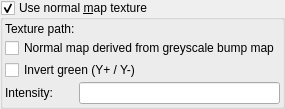
        <widget class="MyGroupBox" name="groupCheck_use_normal_map_texture">
         <property name="toolTip">
          <string>&lt;html&gt;&lt;head/&gt;&lt;body&gt;&lt;p&gt;Normal mapping is a technique used for faking the lighting of bumps and dents – an implementation of bump mapping. Normal map texture changes locally the direction of the surface normal vector, (i.e. &lt;span style=&quot; text-decoration: underline;&quot;&gt;simulates&lt;/span&gt; local changes of the surface angle). It causes changes to the way that the light is reflected or diffused. Normal maps do not deform the object surface, but just give the appearance of deformation.&lt;/p&gt;&lt;p&gt;Normal map textures uses color components to define the direction of the deflection of a normal vector. Red represents X axis, green represents Y axis and blue represents Z axis. &lt;/p&gt;&lt;p&gt;Normal maps can be derived from height maps (bumpmaps)&lt;br/&gt;&lt;/p&gt;&lt;table border=&quot;0&quot; style=&quot; margin-top:0px; margin-bottom:0px; margin-left:0px; margin-right:0px;&quot; cellspacing=&quot;2&quot; cellpadding=&quot;0&quot;&gt;&lt;tr&gt;&lt;td&gt;&lt;p&gt;Example normal map texture:&lt;/p&gt;&lt;/td&gt;&lt;td&gt;&lt;p&gt;Example height map&lt;/p&gt;&lt;/td&gt;&lt;/tr&gt;&lt;tr&gt;&lt;td&gt;&lt;p&gt;&lt;img src=&quot;:/tooltips/tooltips_images/normal_map_texture.jpg&quot;/&gt;&lt;/p&gt;&lt;/td&gt;&lt;td&gt;&lt;p&gt;&lt;img src=&quot;:/tooltips/tooltips_images/displacement_texture.jpg&quot;/&gt;&lt;/p&gt;&lt;/td&gt;&lt;/tr&gt;&lt;/table&gt;&lt;p&gt;Example object with normal map texture:&lt;/p&gt;&lt;p&gt;&lt;img src=&quot;:/tooltips/tooltips_images/material - normal map texture.jpg&quot;/&gt;&lt;/p&gt;&lt;/body&gt;&lt;/html&gt;</string>
         </property>
         <property name="title">
          <string>Use normal &amp;map texture</string>
         </property>
         <property name="checkable">
          <bool>true</bool>
         </property>
         <layout class="QVBoxLayout" name="verticalLayout_145">
          <property name="spacing">
           <number>2</number>
          </property>
          <property name="leftMargin">
           <number>2</number>
          </property>
          <property name="topMargin">
           <number>2</number>
          </property>
          <property name="rightMargin">
           <number>2</number>
          </property>
          <property name="bottomMargin">
           <number>2</number>
          </property>
          <item>
           <layout class="QGridLayout" name="gridLayout_100" rowstretch="0,0,0,0" columnstretch="0,0,0">
            <property name="spacing">
             <number>2</number>
            </property>
            <item row="0" column="0">
             <widget class="QLabel" name="label_394">
              <property name="text">
               <string>Texture path:</string>
              </property>
             </widget>
            </item>
            <item row="3" column="0">
             <widget class="QLabel" name="label_393">
              <property name="text">
               <string>Intensity:</string>
              </property>
             </widget>
            </item>
            <item row="3" column="2">
             <widget class="MyLineEdit" name="logedit_normal_map_texture_height">
              <property name="toolTip">
               <string>&lt;html&gt;&lt;head/&gt;&lt;body&gt;&lt;p&gt;Intensity of bumps.&lt;/p&gt;&lt;/body&gt;&lt;/html&gt;</string>
              </property>
             </widget>
            </item>
            <item row="0" column="1" colspan="2">
             <widget class="FileSelectWidget" name="text_file_normal_map_texture" native="true">
              <property name="sizePolicy">
               <sizepolicy hsizetype="Expanding" vsizetype="Preferred">
                <horstretch>0</horstretch>
                <verstretch>0</verstretch>
               </sizepolicy>
              </property>
              <property name="toolTip">
               <string>&lt;html&gt;&lt;head/&gt;&lt;body&gt;&lt;p&gt;Path to the image to be used as the normal map texture&lt;/p&gt;&lt;p&gt;To use animated textures (image sequences), replace numbers by '%' symbol. Example: If sequence of images is as showed below: &lt;br/&gt;texture0001.jpg&lt;br/&gt;texture0002.jpg&lt;br/&gt;etc&lt;/p&gt;&lt;p&gt;Then use following file name: texture%%%%.jpg&lt;br/&gt;This tells the program to treat this as not a single image but as a sequence of images with 4 digit index.&lt;/p&gt;&lt;/body&gt;&lt;/html&gt;</string>
              </property>
             </widget>
            </item>
            <item row="1" column="0" colspan="3">
             <widget class="MyCheckBox" name="checkBox_normal_map_texture_from_bumpmap">
              <property name="toolTip">
               <string>&lt;html&gt;&lt;head/&gt;&lt;body&gt;&lt;p&gt;Enables the use of greyscale heightmaps as bump maps, like on the image below. The bump map is internally converted to a normal map. &lt;/p&gt;&lt;p&gt;&lt;img src=&quot;:/tooltips/tooltips_images/displacement_texture.jpg&quot;/&gt;&lt;/p&gt;&lt;p&gt;This texture can give the following result:&lt;/p&gt;&lt;p&gt;&lt;img src=&quot;:/tooltips/tooltips_images/material - normal map texture from bumpmap.jpg&quot;/&gt;&lt;/p&gt;&lt;/body&gt;&lt;/html&gt;</string>
              </property>
              <property name="text">
               <string>Normal map derived from greyscale bump map</string>
              </property>
             </widget>
            </item>
            <item row="2" column="0" colspan="3">
             <widget class="MyCheckBox" name="checkBox_normal_map_texture_invert_green">
              <property name="toolTip">
               <string>&lt;html&gt;&lt;head/&gt;&lt;body&gt;&lt;p&gt;There are two standards of normal maps. The difference between them is in the direction of the Y component of the normal vector. Visually when the Y component is swapped then the green component of the texture is inverted.&lt;/p&gt;&lt;p&gt;&lt;br/&gt;&lt;/p&gt;&lt;table border=&quot;0&quot; style=&quot; margin-top:0px; margin-bottom:0px; margin-left:0px; margin-right:0px;&quot; cellspacing=&quot;2&quot; cellpadding=&quot;0&quot;&gt;&lt;tr&gt;&lt;td&gt;&lt;p&gt;standard&lt;/p&gt;&lt;/td&gt;&lt;td&gt;&lt;p&gt;inverted&lt;/p&gt;&lt;/td&gt;&lt;/tr&gt;&lt;tr&gt;&lt;td&gt;&lt;p&gt;&lt;img src=&quot;:/tooltips/tooltips_images/normal_map_texture.jpg&quot;/&gt;&lt;/p&gt;&lt;/td&gt;&lt;td&gt;&lt;p&gt;&lt;img src=&quot;:/tooltips/tooltips_images/normal_map_texture_g_inv.jpg&quot;/&gt;&lt;/p&gt;&lt;/td&gt;&lt;/tr&gt;&lt;/table&gt;&lt;p&gt;To recognize which standard it is, check how the colors are located on the convex part of the texture.&lt;/p&gt;&lt;p&gt;Standard:   top left corner - green,  bottom right- red&lt;/p&gt;&lt;p&gt;Inverted:    bottom left corner - green,  right top - red&lt;/p&gt;&lt;p&gt;If you use inverted texture, then this check box should be ticked.&lt;/p&gt;&lt;/body&gt;&lt;/html&gt;</string>
              </property>
              <property name="text">
               <string>Invert green (Y+ / Y-)</string>
              </property>
             </widget>
            </item>
           </layout>
          </item>
         </layout>
        </widget>
